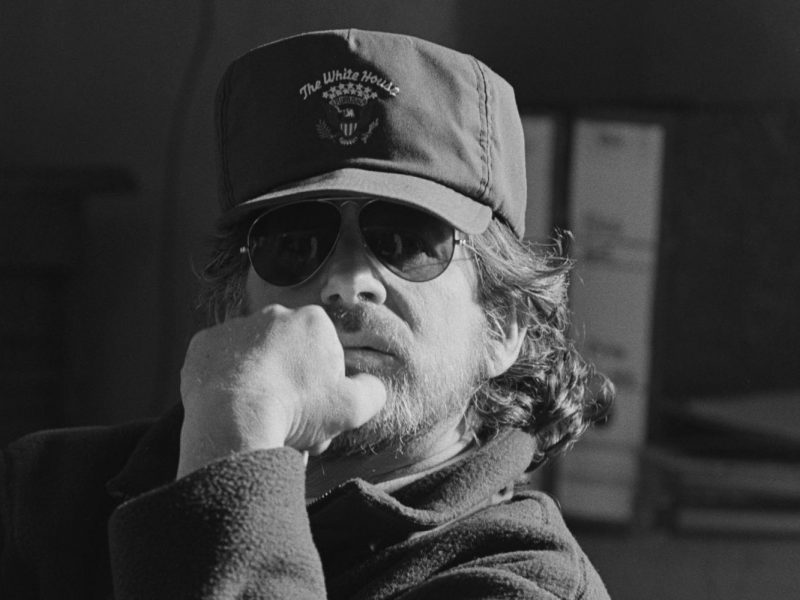
//> input picture ImageProcessing2/ImageProcessing2/images/add2.jpg, 800 x 600 px
$ ./blurringAndSharp   (built with g++ and OpenCV 4)
//> lines starting //> are read from the running program, lines starting //| are printed output that depends on the picture
#include <opencv2/opencv.hpp>

using namespace cv;
using namespace std;

void filter(Mat img, Mat& dst, Mat mask)
{
	dst = Mat(img.size(), CV_32F, Scalar(0));
	Point h_m = mask.size() / 2;
	for (int i = h_m.y; i < img.rows - h_m.y; i++)
	{
		for (int j = h_m.x; j < img.cols - h_m.x; j++)
		{
			float sum = 0;
			for (int k = 0; k < mask.rows; k++)
			{
				for (int t = 0; t < mask.cols; t++)
				{
					int y = i + k - h_m.y;
					int x = j + t - h_m.x;
					sum += mask.at<float>(k, t) * img.at<uchar>(y, x);
				}
			}
			dst.at<float>(i, j) = sum;
		}
	}
}

int main(void)
{
	Mat image = imread("images/add2.jpg", IMREAD_GRAYSCALE);
//> image is the input picture: 600 rows x 800 cols, CV_8UC1; min 5, max 232, mean 61.8
	CV_Assert(image.data);

	// blur mask
	float data[] = {
		1 / 9.f, 1 / 9.f, 1 / 9.f,
		1 / 9.f, 1 / 9.f, 1 / 9.f,
		1 / 9.f, 1 / 9.f, 1 / 9.f
	};

	// sharp mask1
	float data2[] = {
		0,-1,0,
		-1,5,-1,
		0,-1,0
	};

	// sharp mask2
	float data3[] = {
		-1,-1,-1,
		-1,9,-1,
		-1,-1,-1
	};

	Mat mask(3, 3, CV_32F, data);
	Mat blur;
	filter(image, blur, mask);
	blur.convertTo(blur, CV_8U);

	Mat mask2(3, 3, CV_32F, data2);
	Mat sharp;
	filter(image, sharp, mask2);
//> after the loop in filter (call 2), `for (int i = h_m.y; i < img.rows - h_m.y; i++)`:
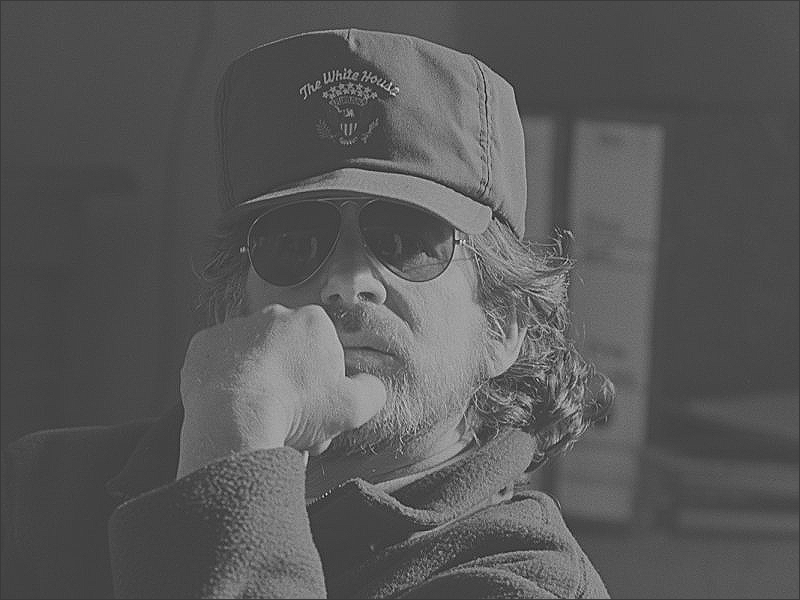
//> dst: 600 rows x 800 cols, CV_32FC1; min -120, max 401, mean 61.5; drawn with min black and max white
	sharp.convertTo(sharp, CV_8U);

	Mat mask3(3, 3, CV_32F, data3);
	Mat sharp2;
	filter(image, sharp2, mask3);
//> after the loop in filter (call 3), `for (int i = h_m.y; i < img.rows - h_m.y; i++)`:
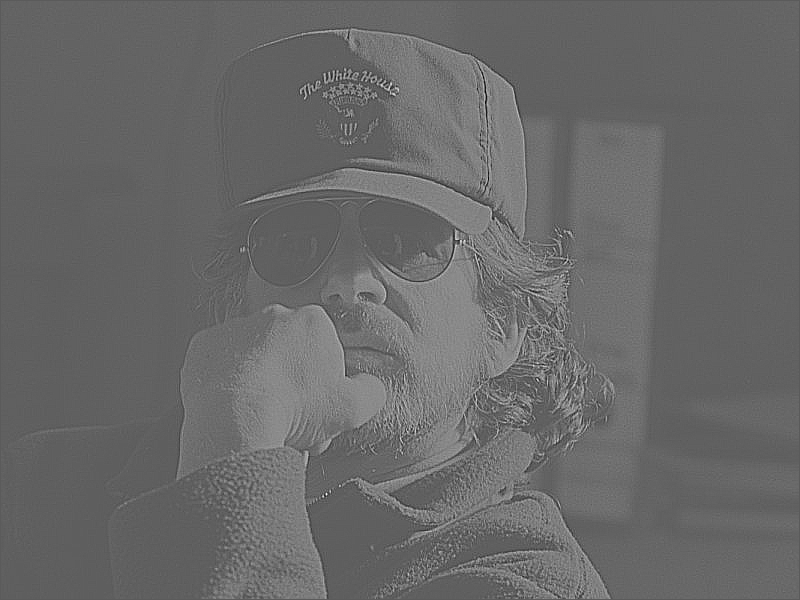
//> dst: 600 rows x 800 cols, CV_32FC1; min -402, max 721, mean 61.5; drawn with min black and max white
	sharp2.convertTo(sharp2, CV_8U);
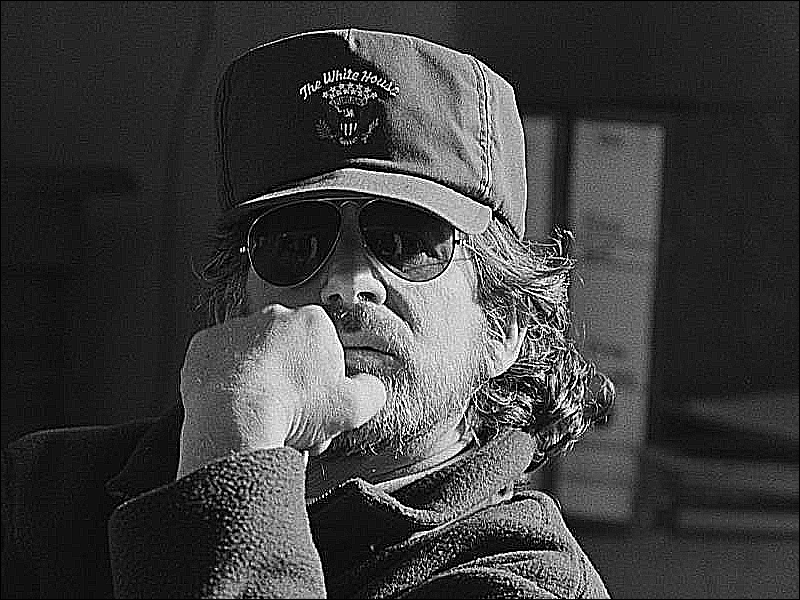
//> sharp2: 600 rows x 800 cols, CV_8UC1; min 0, max 255, mean 62.4

	imshow("image", image);
	imshow("blur", blur);

	imshow("sharp", sharp);
	imshow("sharp2", sharp2);


	waitKey();


	return 0;
}

$ run again, with ImageProcessing2/ImageProcessing2/images/add1.jpg copied over ImageProcessing2/ImageProcessing2/images/add2.jpg
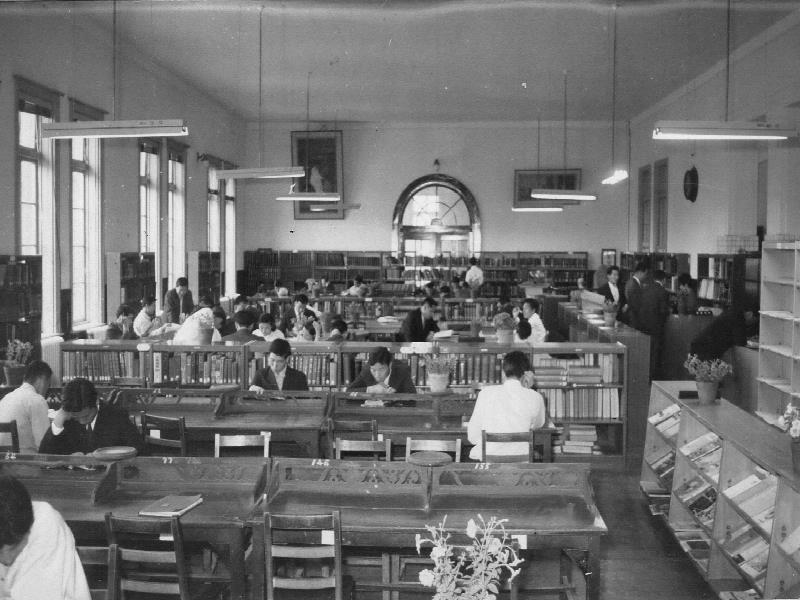
//> input picture ImageProcessing2/ImageProcessing2/images/add1.jpg, 800 x 600 px
//> image is the input picture: 600 rows x 800 cols, CV_8UC1; min 8, max 250, mean 112.9
//> after the loop in filter (call 2), `for (int i = h_m.y; i < img.rows - h_m.y; i++)`:
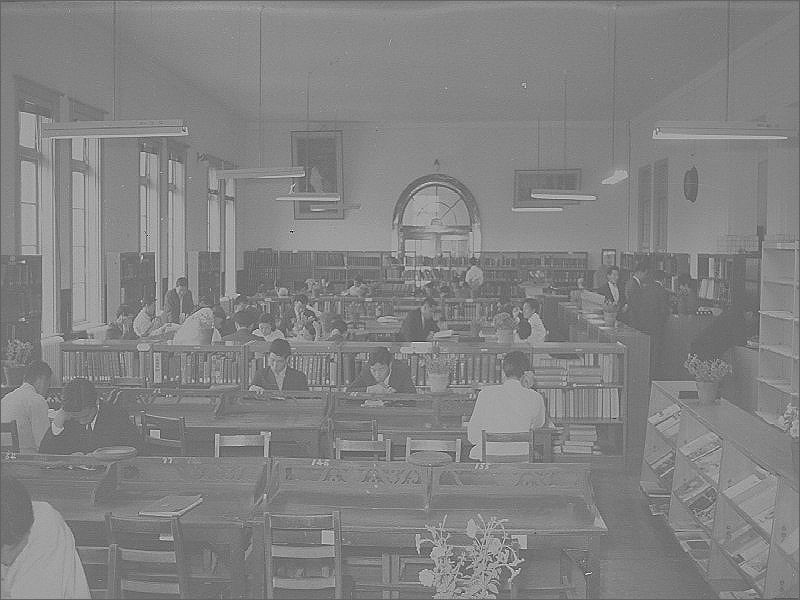
//> dst: 600 rows x 800 cols, CV_32FC1; min -372, max 569, mean 112.3; drawn with min black and max white
//> `sharp2.convertTo(sharp2, CV_8U);`:
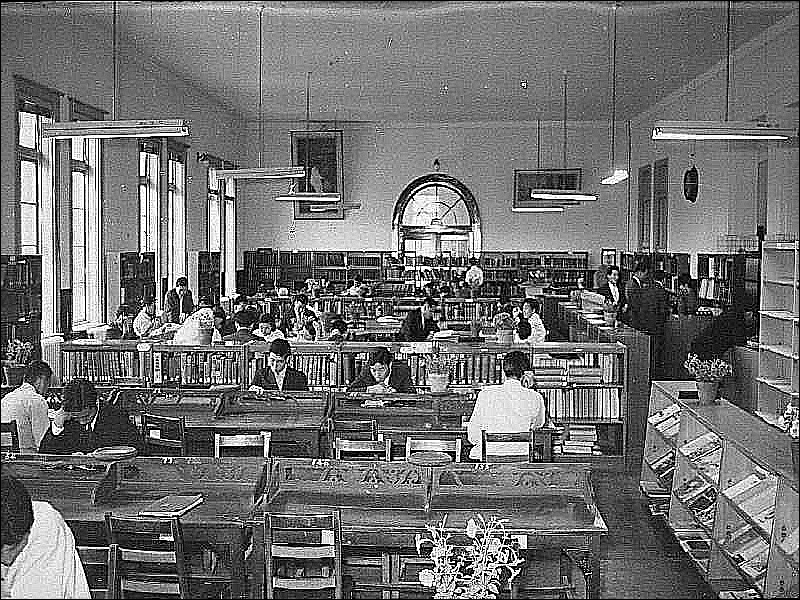
//> sharp2: 600 rows x 800 cols, CV_8UC1; min 0, max 255, mean 112.4

$ run again, with ImageProcessing2/ImageProcessing2/images/bright.jpg copied over ImageProcessing2/ImageProcessing2/images/add2.jpg
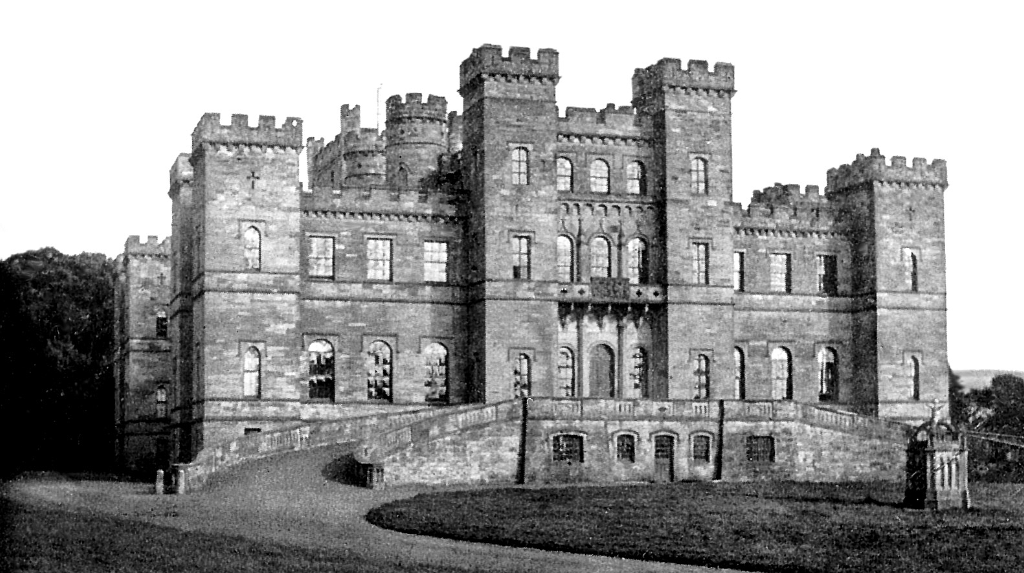
//> input picture ImageProcessing2/ImageProcessing2/images/bright.jpg, 1024 x 573 px
//> image is the input picture: 573 rows x 1024 cols, CV_8UC1; min 0, max 255, mean 150.6
//> after the loop in filter (call 3), `for (int i = h_m.y; i < img.rows - h_m.y; i++)`:
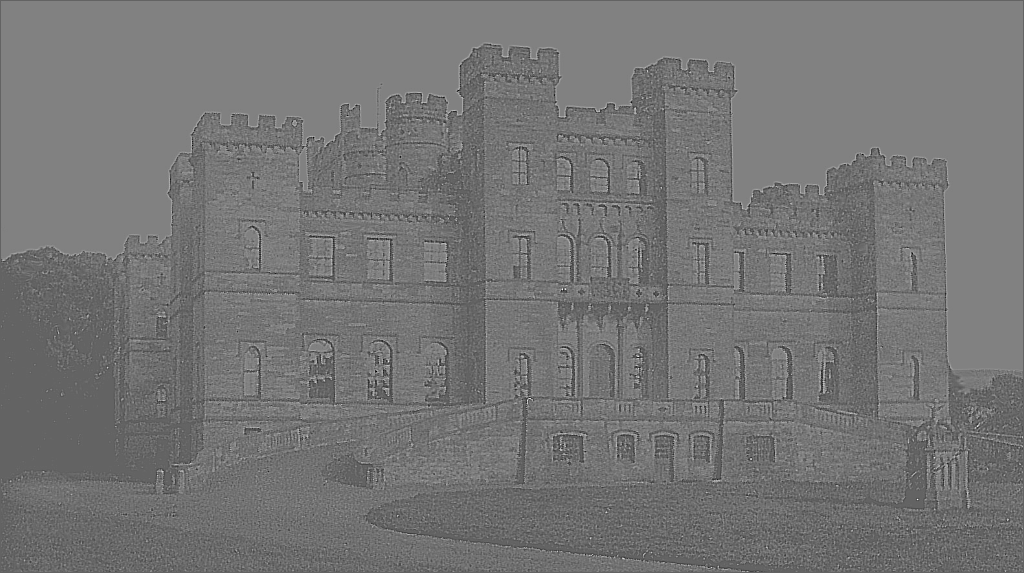
//> dst: 573 rows x 1024 cols, CV_32FC1; min -866, max 1343, mean 149.7; drawn with min black and max white
//> `sharp2.convertTo(sharp2, CV_8U);`:
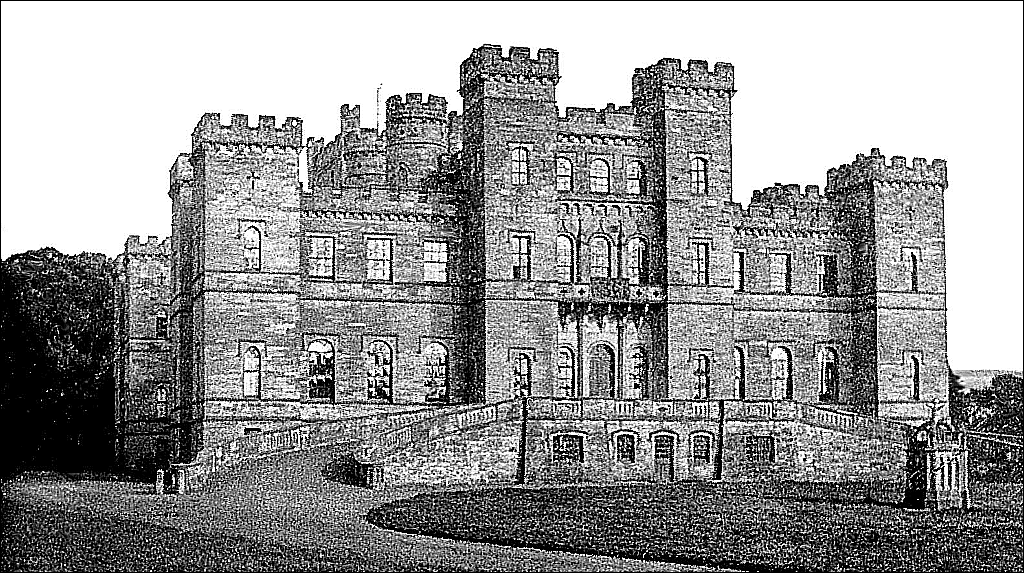
//> sharp2: 573 rows x 1024 cols, CV_8UC1; min 0, max 255, mean 151.7

$ run again, with ImageProcessing2/ImageProcessing2/images/color_model.jpg copied over ImageProcessing2/ImageProcessing2/images/add2.jpg
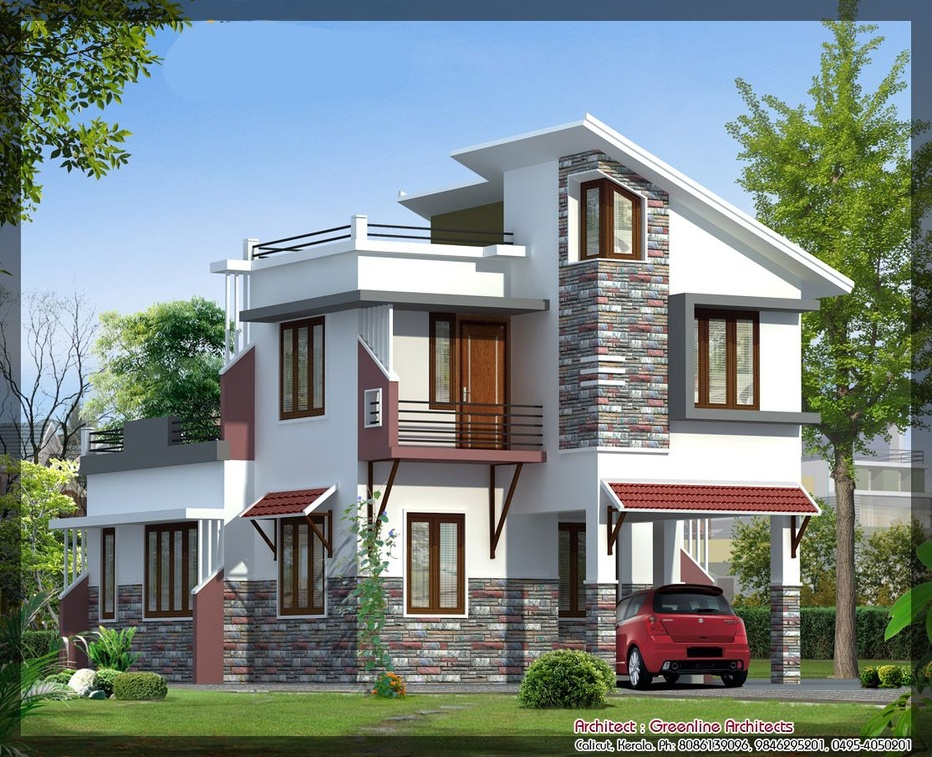
//> input picture ImageProcessing2/ImageProcessing2/images/color_model.jpg, 932 x 757 px, shrunk from 1115 x 905 before the run
//> after the loop in filter (call 2), `for (int i = h_m.y; i < img.rows - h_m.y; i++)`:
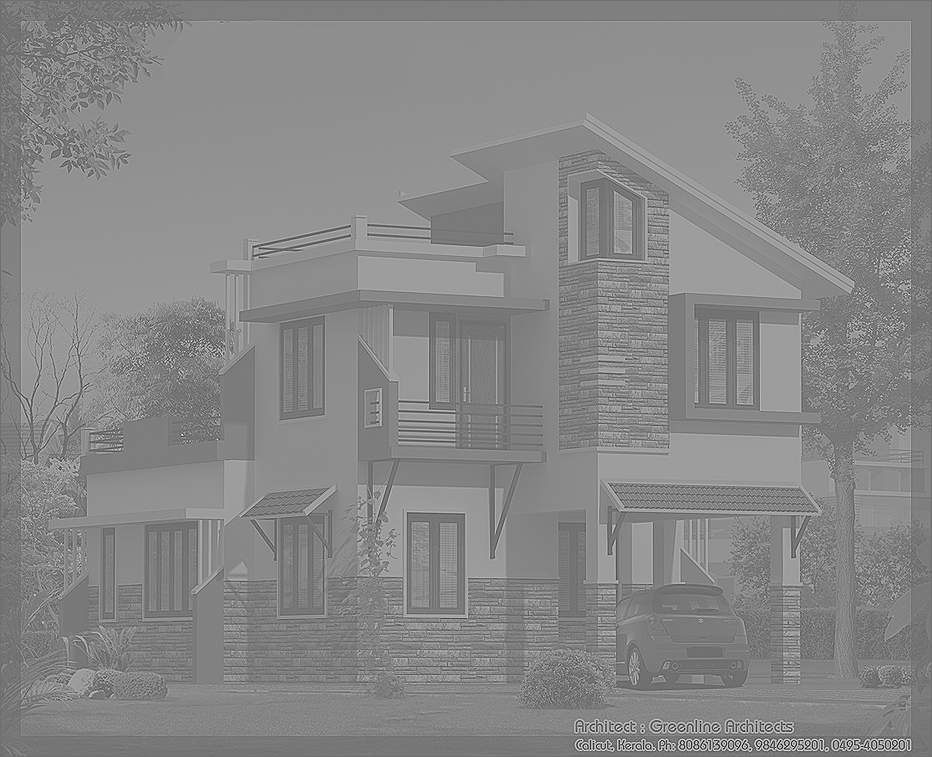
//> dst: 757 rows x 932 cols, CV_32FC1; min -638, max 812, mean 130.9; drawn with min black and max white
//> `sharp2.convertTo(sharp2, CV_8U);`:
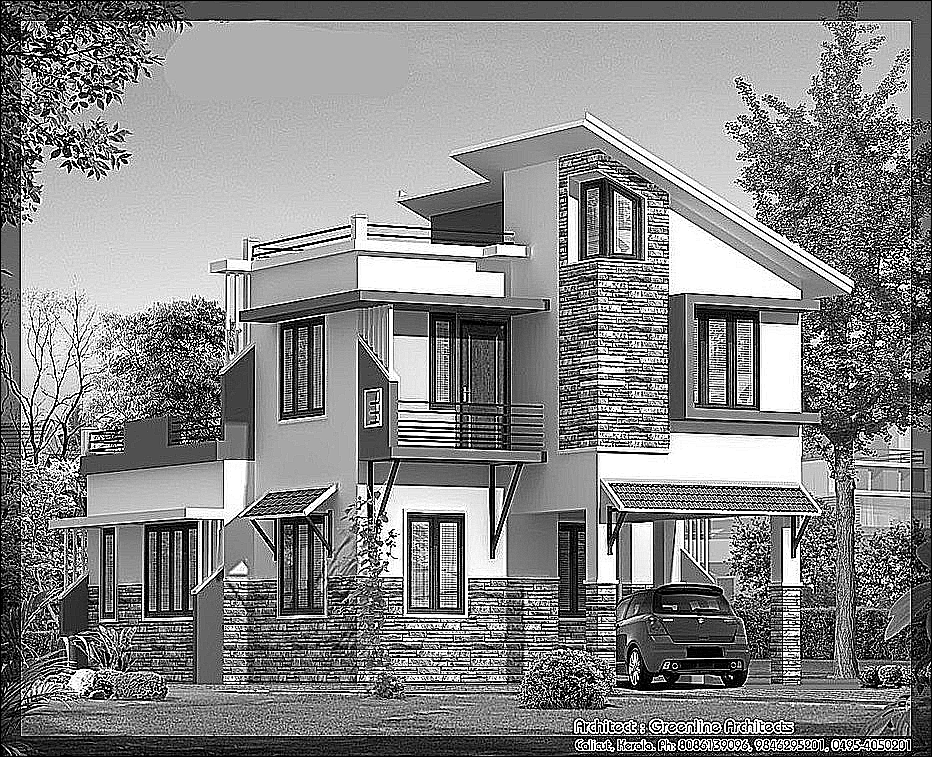
//> sharp2: 757 rows x 932 cols, CV_8UC1; min 0, max 255, mean 133.2
